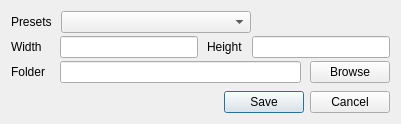
<?xml version="1.0" encoding="UTF-8"?>
<ui version="4.0">
 <class>SaveDialog</class>
 <widget class="QDialog" name="SaveDialog">
  <property name="geometry">
   <rect>
    <x>0</x>
    <y>0</y>
    <width>401</width>
    <height>124</height>
   </rect>
  </property>
  <property name="sizePolicy">
   <sizepolicy hsizetype="Preferred" vsizetype="Preferred">
    <horstretch>0</horstretch>
    <verstretch>0</verstretch>
   </sizepolicy>
  </property>
  <property name="windowTitle">
   <string>Save as</string>
  </property>
  <layout class="QVBoxLayout" name="verticalLayout">
   <property name="spacing">
    <number>3</number>
   </property>
   <property name="sizeConstraint">
    <enum>QLayout::SetMinAndMaxSize</enum>
   </property>
   <item>
    <layout class="QHBoxLayout" name="horizontalLayout_3">
     <property name="spacing">
      <number>9</number>
     </property>
     <item>
      <widget class="QLabel" name="label_4">
       <property name="sizePolicy">
        <sizepolicy hsizetype="Fixed" vsizetype="Preferred">
         <horstretch>0</horstretch>
         <verstretch>0</verstretch>
        </sizepolicy>
       </property>
       <property name="minimumSize">
        <size>
         <width>40</width>
         <height>0</height>
        </size>
       </property>
       <property name="text">
        <string>Presets</string>
       </property>
      </widget>
     </item>
     <item>
      <widget class="QComboBox" name="cb_presets">
       <property name="sizePolicy">
        <sizepolicy hsizetype="Fixed" vsizetype="Fixed">
         <horstretch>0</horstretch>
         <verstretch>0</verstretch>
        </sizepolicy>
       </property>
       <property name="maxVisibleItems">
        <number>18</number>
       </property>
       <property name="sizeAdjustPolicy">
        <enum>QComboBox::AdjustToContents</enum>
       </property>
       <property name="minimumContentsLength">
        <number>20</number>
       </property>
      </widget>
     </item>
     <item>
      <spacer name="horizontalSpacer">
       <property name="orientation">
        <enum>Qt::Horizontal</enum>
       </property>
       <property name="sizeHint" stdset="0">
        <size>
         <width>40</width>
         <height>20</height>
        </size>
       </property>
      </spacer>
     </item>
    </layout>
   </item>
   <item>
    <layout class="QHBoxLayout" name="horizontalLayout_2">
     <property name="spacing">
      <number>9</number>
     </property>
     <item>
      <widget class="QLabel" name="label_3">
       <property name="sizePolicy">
        <sizepolicy hsizetype="Fixed" vsizetype="Preferred">
         <horstretch>0</horstretch>
         <verstretch>0</verstretch>
        </sizepolicy>
       </property>
       <property name="minimumSize">
        <size>
         <width>40</width>
         <height>0</height>
        </size>
       </property>
       <property name="text">
        <string>Width</string>
       </property>
      </widget>
     </item>
     <item>
      <widget class="QLineEdit" name="in_width"/>
     </item>
     <item>
      <widget class="QLabel" name="label_2">
       <property name="text">
        <string>Height</string>
       </property>
      </widget>
     </item>
     <item>
      <widget class="QLineEdit" name="in_height"/>
     </item>
    </layout>
   </item>
   <item>
    <layout class="QHBoxLayout" name="horizontalLayout">
     <property name="spacing">
      <number>9</number>
     </property>
     <item>
      <widget class="QLabel" name="label">
       <property name="sizePolicy">
        <sizepolicy hsizetype="Fixed" vsizetype="Preferred">
         <horstretch>0</horstretch>
         <verstretch>0</verstretch>
        </sizepolicy>
       </property>
       <property name="minimumSize">
        <size>
         <width>40</width>
         <height>0</height>
        </size>
       </property>
       <property name="text">
        <string>Folder</string>
       </property>
      </widget>
     </item>
     <item>
      <widget class="QLineEdit" name="in_path"/>
     </item>
     <item>
      <widget class="QPushButton" name="but_browse">
       <property name="sizePolicy">
        <sizepolicy hsizetype="Fixed" vsizetype="Fixed">
         <horstretch>0</horstretch>
         <verstretch>0</verstretch>
        </sizepolicy>
       </property>
       <property name="text">
        <string>Browse</string>
       </property>
      </widget>
     </item>
    </layout>
   </item>
   <item>
    <spacer name="verticalSpacer">
     <property name="orientation">
      <enum>Qt::Vertical</enum>
     </property>
     <property name="sizeHint" stdset="0">
      <size>
       <width>20</width>
       <height>0</height>
      </size>
     </property>
    </spacer>
   </item>
   <item>
    <widget class="QDialogButtonBox" name="buttonBox">
     <property name="sizePolicy">
      <sizepolicy hsizetype="Expanding" vsizetype="Fixed">
       <horstretch>0</horstretch>
       <verstretch>0</verstretch>
      </sizepolicy>
     </property>
     <property name="orientation">
      <enum>Qt::Horizontal</enum>
     </property>
     <property name="standardButtons">
      <set>QDialogButtonBox::Cancel|QDialogButtonBox::Save</set>
     </property>
    </widget>
   </item>
  </layout>
 </widget>
 <resources/>
 <connections>
  <connection>
   <sender>buttonBox</sender>
   <signal>accepted()</signal>
   <receiver>SaveDialog</receiver>
   <slot>accept()</slot>
   <hints>
    <hint type="sourcelabel">
     <x>248</x>
     <y>254</y>
    </hint>
    <hint type="destinationlabel">
     <x>157</x>
     <y>274</y>
    </hint>
   </hints>
  </connection>
  <connection>
   <sender>buttonBox</sender>
   <signal>rejected()</signal>
   <receiver>SaveDialog</receiver>
   <slot>reject()</slot>
   <hints>
    <hint type="sourcelabel">
     <x>316</x>
     <y>260</y>
    </hint>
    <hint type="destinationlabel">
     <x>286</x>
     <y>274</y>
    </hint>
   </hints>
  </connection>
 </connections>
</ui>
